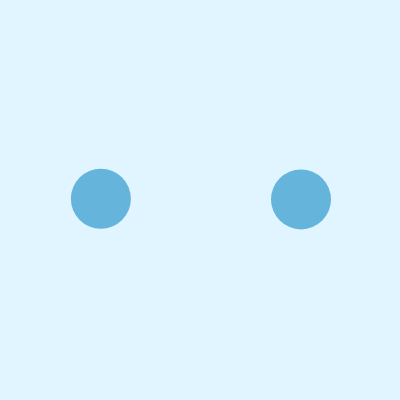
Frame 1 (no input)
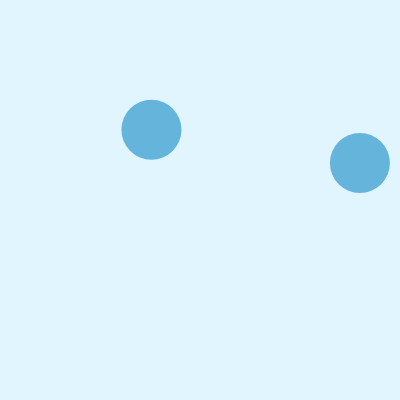
Frame 60 (no input)
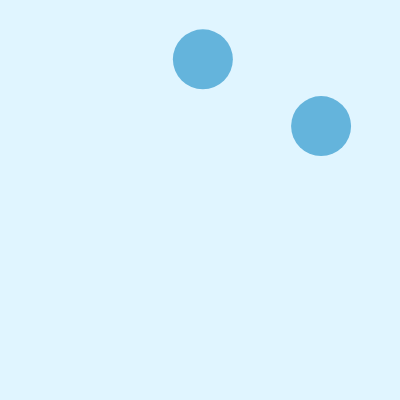
Frame 120 (the mouse pressed at the canvas centre since frame 60)

The p5.js sketch that drew these frames (run headless with seeded random() and noise() and a simulated clock; from frame 60 on, the mouse is pressed at the canvas centre):

// p5.js sketch
// ── sketch.js
// DM2008 — Activity 5a [Guided]
// Colliding Circles (30 min)
//
// A vector stores position and movement together — cleaner than separate x and y variables.
// Your job is to get two balls moving, then detect and respond to their collision.
//
// Suggested order:
// 1. Create two Ball objects in setup()
// 2. Check the distance between them in draw()
// 3. Trigger a visual response when they collide
// 4. Implement edge behaviour in move() — wrap or bounce, your choice
//
// Stretch: add a third ball, or make the collision response affect both balls.

let balls = [];

function setup() {
  createCanvas(400, 400);
  // Create two balls at different starting positions
  balls.push(new Ball(100, 200));
  balls.push(new Ball(300, 200));
}

function draw() {
  background("#e0f5ff");

  // Check collision between the two balls
  // dist() measures the distance between their centers
  // They overlap when that distance is less than the sum of their radii

  let d = dist(balls[0].pos.x, balls[0].pos.y, balls[1].pos.x, balls[1].pos.y);
  let colliding = d < balls[0].r + balls[1].r; // true when the balls overlap, false otherwise

  for (let i = 0; i < balls.length; i++) {
    balls[i].move();
    balls[i].show(colliding);
  }
}

class Ball {
  constructor(x, y) {
    // pos and vel are vectors — they store x and y together as one object
    this.pos = createVector(x, y);
    this.vel = createVector(random(-2, 2), random(-2, 2));
    this.r = 30;
    this.wasColliding = false;
  }

  move() {
    // Adding the velocity vector to position moves the ball each frame
    this.pos.add(this.vel);

    // Handle edges — could you make this bounce instead of wrap?
  if (this.pos.x - this.r < 0) {
    this.pos.x = this.r;
    this.vel.x *= -1;
  }
  if (this.pos.x + this.r > width) {
    this.pos.x = width - this.r;
    this.vel.x *= -1;
  }
  if (this.pos.y - this.r < 0) {
    this.pos.y = this.r;
    this.vel.y *= -1;
  }
  if (this.pos.y + this.r > height) {
    this.pos.y = height - this.r;
    this.vel.y *= -1;
  }
}

  show(colliding) {
  if (colliding) {
    fill('#ff0000');
    noStroke();
    ellipse(this.pos.x, this.pos.y, this.r * 2);
  } else {
    fill(100, 180, 220);
    noStroke();
    ellipse(this.pos.x, this.pos.y, this.r * 2);
  }
}
}
